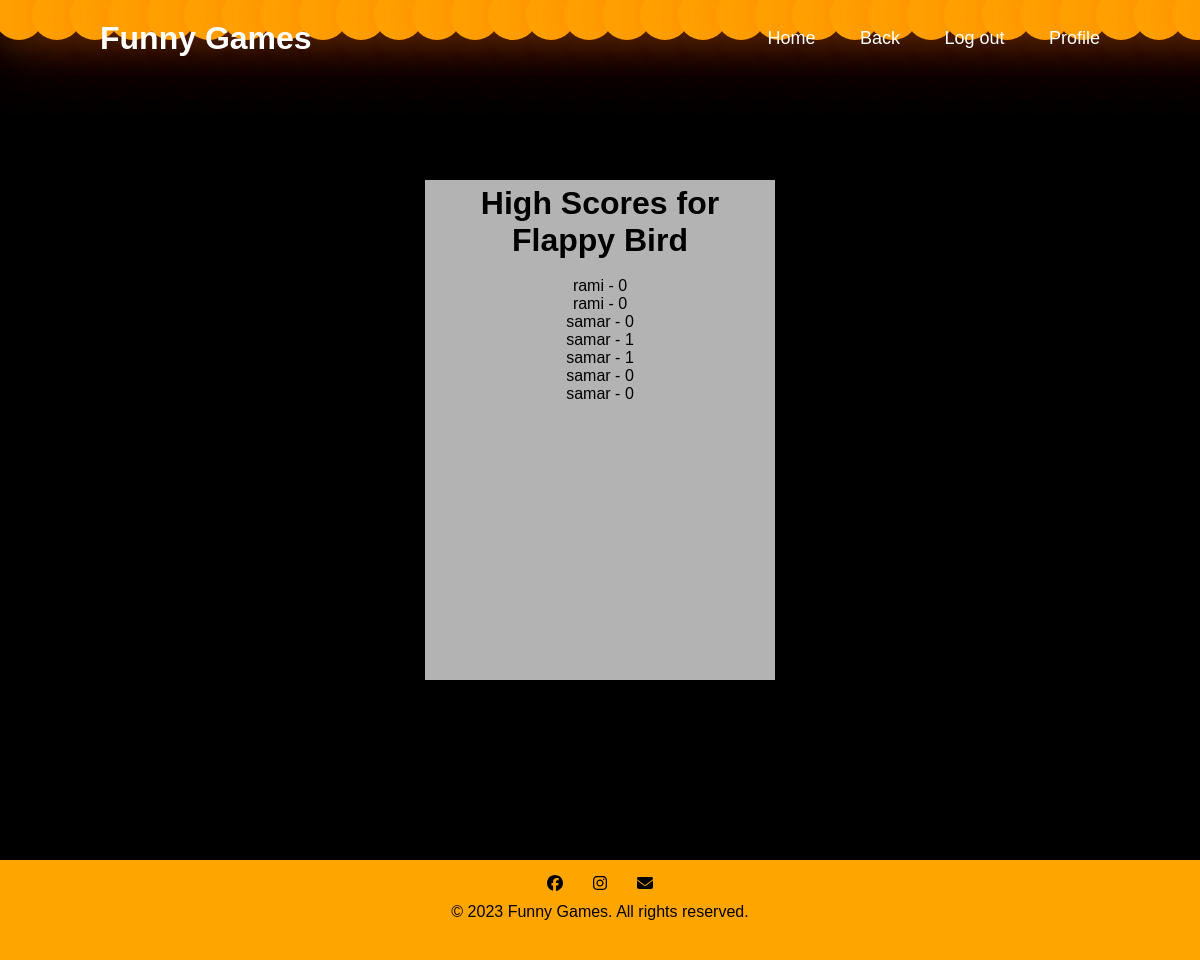
Screenshot of /game/2/high_scores/ with the database file from the repository.
### game/models.py (models this page shows, shortened)
class Game(models.Model):
    name=models.TextField(max_length=100, default="gameA")
    description=models.TextField(max_length=10000, default="Your Default Description Here")

class GamePlayer(models.Model):
    player = models.ForeignKey(Player, on_delete=models.CASCADE,unique=False)
    game_data = models.JSONField()
    timestamp = models.DateTimeField(default=timezone.now)

class Player(models.Model):
    user = models.ForeignKey(User, on_delete=models.CASCADE,unique=False)
    selected_game = models.ForeignKey(Game, on_delete=models.SET_NULL, null=True)

### game/views.py (the view)
# urls.py: path('game/<int:game_id>/high_scores/', views.high_scores, name='high_scores'),
def high_scores(request, game_id):
    game = get_object_or_404(Game, pk=game_id)
    high_scores = GamePlayer.objects.filter(player__selected_game=game).order_by('-game_data__score')
    print(high_scores)
    for score in high_scores:
        print(score.game_data)
    return render(request, 'game/high_scores.html', {'game': game, 'high_scores': high_scores})

### game/templates/game/high_scores.html (shortened to what this page needs)
{% extends "game/homee.html" %}
{% load static %}
{% block content %}
<div class="header">
    <a href="#" class="logo">Funny Games</a>
    <div class="navbar">
      <a href="{% url 'index' %}">Home</a>
      <a href="#" id="backToGame">Back</a>
      <a href="{% url 'logout' %}">Log out</a>
      <a href="{% url 'myprofile' %}">Profile</a>
    </div>
  </div>
    <div class="form-box">
        <h1>High Scores for {{ game.name }}</h1>
        <br>
        {% if game.name != "Asteroids" %}
            <ul>
                {% for score in high_scores %}
                    <li>{{ score.player.user.username }} - {{ score.game_data}}</li>
                {% endfor %}
            </ul>
        {% else %}
        <ul>
            {% for score in high_scores %}
                <li>{{ score.player.user.username }} - {{ score.game_data.score}}</li>
            {% endfor %}
        </ul>
        {% endif %}
    </div>
    {% endblock content %}

### game/templates/game/homee.html (style rules this page uses)
:root { --first-color: orange; --second-color: #fb7806; --third-color: #000405; --forth-color: #fffdfd; }
* { margin: 0; padding: 0; box-sizing: border-box; font-family: sans-serif; }
body { min-height: 100vh; background-color: blue; }
.header { position: fixed; top: 0; left: 0; width: 100%; padding: 20px 100px; background: transparent; display: flex; justify-content: space-between; align-items: center; z-index: 100; }
.logo { font-size: 32px; color: #fff; text-decoration: none; font-weight: 700; }
.navbar a { position: relative; font-size: 18px; color: #fff; font-weight: 500; text-decoration: none; margin-left: 40px; }
.navbar a::before { content: ""; position: absolute; top: 100%; left: 0; width: 0; height: 2px; background: #fff; transition: 0.3s; }
body { margin: 0; padding: 0; display: flex; flex-direction: column; background-color: black; }
a { text-decoration: none; color: black; }
.form-box { width: 1200px; height: 300px; position: relative; margin: 15% auto; background-color: rgba(255, 255, 255, 0.7); padding: 5px; z-index: 4; }

### game/templates/game/high_scores.html (style rules this page uses)
.form-box { width: 350px; height: 500px; text-align: center; }

### rows the page displays
Game: name "Flappy Bird"
GamePlayer: player.user.username "rami", game_data "0"
GamePlayer: player.user.username "rami", game_data "0"
GamePlayer: player.user.username "samar", game_data "0"
GamePlayer: player.user.username "samar", game_data "1"
GamePlayer: player.user.username "samar", game_data "1"
GamePlayer: player.user.username "samar", game_data "0"
GamePlayer: player.user.username "samar", game_data "0"
